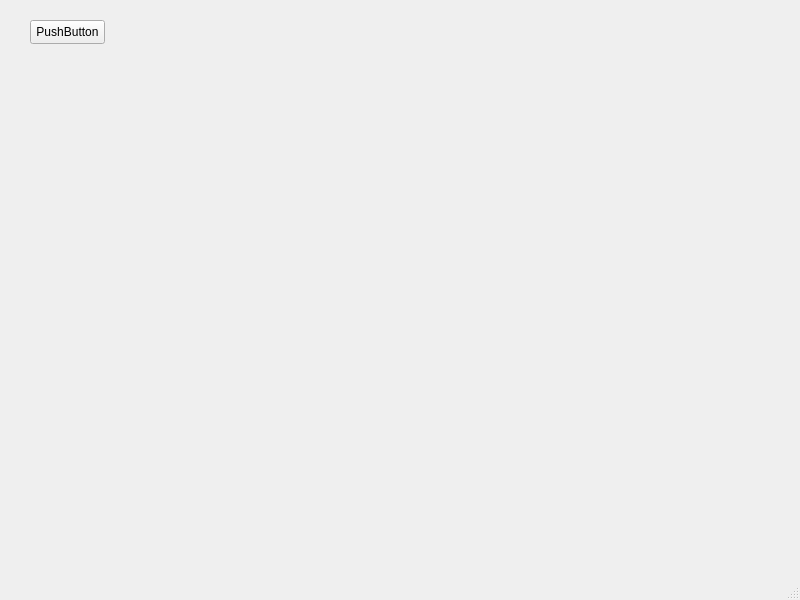
<?xml version="1.0" encoding="UTF-8"?>
<ui version="4.0">
 <class>MainWindow</class>
 <widget class="QMainWindow" name="MainWindow">
  <property name="geometry">
   <rect>
    <x>0</x>
    <y>0</y>
    <width>800</width>
    <height>600</height>
   </rect>
  </property>
  <property name="windowTitle">
   <string>MainWindow</string>
  </property>
  <widget class="QWidget" name="centralwidget">
   <widget class="QPushButton" name="pushButton">
    <property name="geometry">
     <rect>
      <x>30</x>
      <y>20</y>
      <width>75</width>
      <height>24</height>
     </rect>
    </property>
    <property name="text">
     <string>PushButton</string>
    </property>
   </widget>
  </widget>
  <widget class="QMenuBar" name="menubar">
   <property name="geometry">
    <rect>
     <x>0</x>
     <y>0</y>
     <width>800</width>
     <height>22</height>
    </rect>
   </property>
  </widget>
  <widget class="QStatusBar" name="statusbar"/>
 </widget>
 <resources/>
 <connections/>
</ui>
